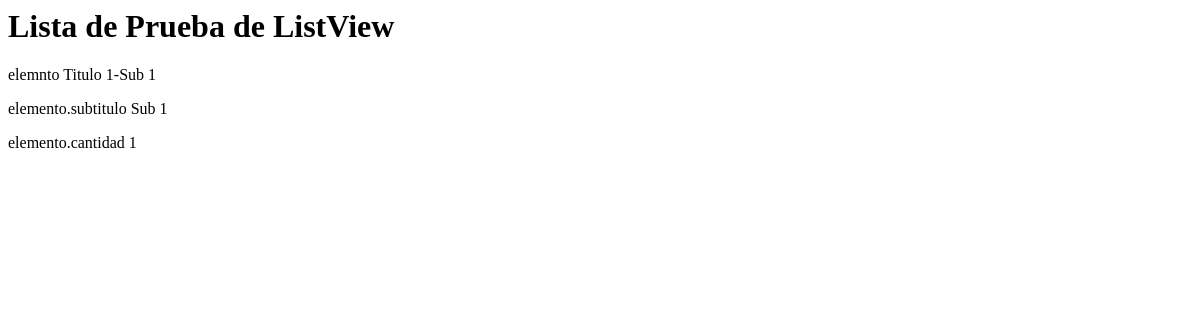
Page /lista-prueba/ on the earlier database version.
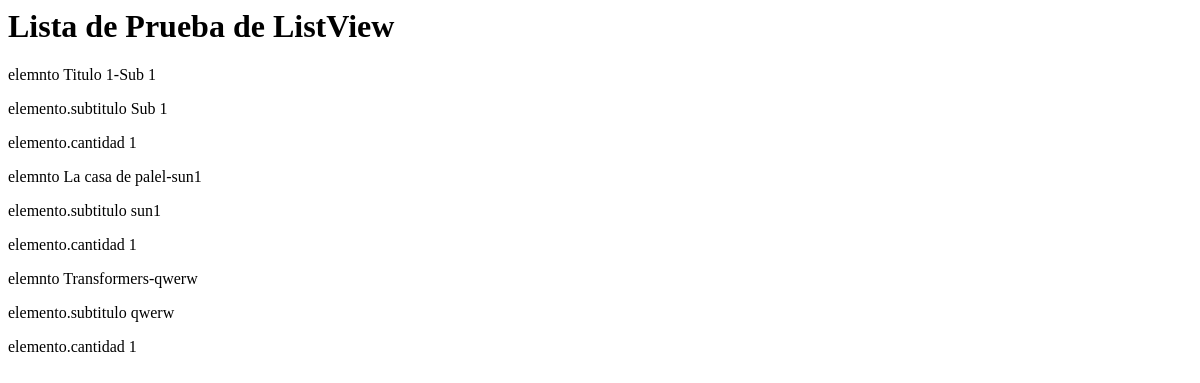
Same page on the later database version.
### applications/home/models.py (models this page shows)
class Prueba(models.Model):
    titulo=models.CharField(max_length=100)
    subtitulo = models.CharField(max_length=50)
    cantidad = models.IntegerField()
    def __str__ (self):
        return self.titulo + '-' + self.subtitulo

### applications/home/views.py (the view)
# urls.py: path('lista-prueba/', views.Lista_Prueba.as_view()),
class Lista_Prueba(ListView):
        template_name = "home/lista_prueba.html"
        model = Prueba
        context_object_name= 'lista'

### templates/home/lista_prueba.html (shortened to what this page needs)
<h1>Lista de Prueba de ListView</h1>
{% for elemento in lista %}
<p>elemnto {{elemento}} </p>
<p>elemento.subtitulo  {{elemento.subtitulo}}</p>
<p>elemento.cantidad {{elemento.cantidad}}</p>
{% endfor %}

Differences in the rows shown:
added Prueba: titulo+subtitulo "La casa de palel-sun1", subtitulo "sun1", cantidad "1"
added Prueba: titulo+subtitulo "Transformers-qwerw", subtitulo "qwerw", cantidad "1"
